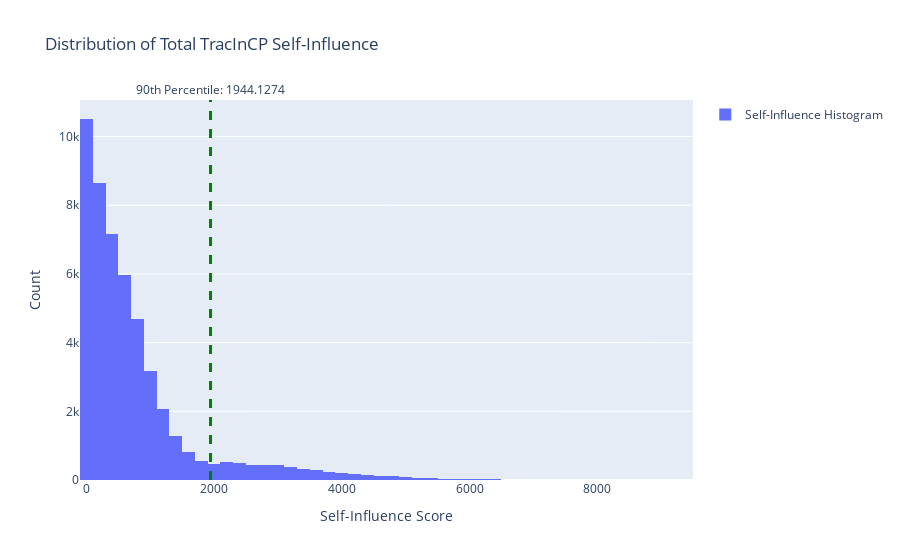

Notebook cell for this chart:
### Code cell
plot_self_influence_histogram(total_influence_mislabeled_dataset)

### Figure 1 — Plotly figure (JSON) as saved in the notebook; plotly's stock layout.template omitted (floating-point values rounded to 4 significant figures; data arrays with more than 128 entries replaced by an {"elided": "..."} marker saying what was removed)
{"data": [{"name": "Self-Influence Histogram", "nbinsx": 50, "type": "histogram", "x": {"elided": "50000 float values"}}], "layout": {"annotations": [{"showarrow": false, "text": "90th Percentile: 1944.1274", "x": 1944.0, "xanchor": "center", "xref": "x", "y": 1, "yanchor": "bottom", "yref": "y domain"}], "shapes": [{"line": {"color": "green", "dash": "dash", "width": 3}, "type": "line", "x0": 1944.0, "x1": 1944.0, "xref": "x", "y0": 0, "y1": 1, "yref": "y domain"}], "showlegend": true, "title": {"text": "Distribution of Total TracInCP Self-Influence"}, "xaxis": {"title": {"text": "Self-Influence Score"}}, "yaxis": {"title": {"text": "Count"}}}}
